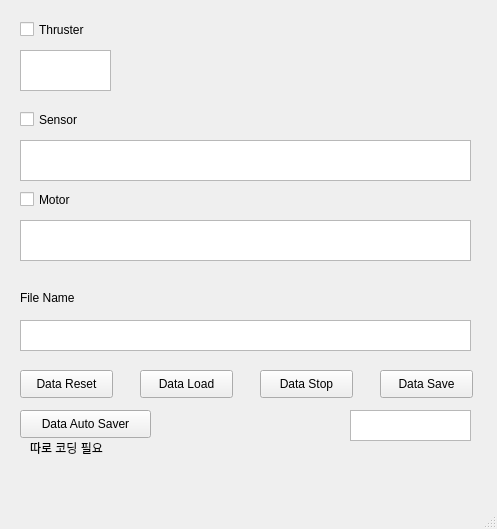
<?xml version="1.0" encoding="UTF-8"?>
<ui version="4.0">
 <class>MainWindow</class>
 <widget class="QMainWindow" name="MainWindow">
  <property name="geometry">
   <rect>
    <x>0</x>
    <y>0</y>
    <width>497</width>
    <height>529</height>
   </rect>
  </property>
  <property name="windowTitle">
   <string>MainWindow</string>
  </property>
  <widget class="QWidget" name="centralwidget">
   <widget class="QCheckBox" name="thruster_check">
    <property name="geometry">
     <rect>
      <x>20</x>
      <y>20</y>
      <width>96</width>
      <height>19</height>
     </rect>
    </property>
    <property name="text">
     <string>Thruster</string>
    </property>
   </widget>
   <widget class="QCheckBox" name="sensor_check">
    <property name="geometry">
     <rect>
      <x>20</x>
      <y>110</y>
      <width>96</width>
      <height>19</height>
     </rect>
    </property>
    <property name="text">
     <string>Sensor</string>
    </property>
   </widget>
   <widget class="QPushButton" name="data_reset">
    <property name="geometry">
     <rect>
      <x>20</x>
      <y>370</y>
      <width>93</width>
      <height>28</height>
     </rect>
    </property>
    <property name="text">
     <string>Data Reset</string>
    </property>
   </widget>
   <widget class="QPushButton" name="data_load">
    <property name="geometry">
     <rect>
      <x>140</x>
      <y>370</y>
      <width>93</width>
      <height>28</height>
     </rect>
    </property>
    <property name="text">
     <string>Data Load</string>
    </property>
   </widget>
   <widget class="QPushButton" name="data_stop">
    <property name="geometry">
     <rect>
      <x>260</x>
      <y>370</y>
      <width>93</width>
      <height>28</height>
     </rect>
    </property>
    <property name="text">
     <string>Data Stop</string>
    </property>
   </widget>
   <widget class="QPushButton" name="data_save">
    <property name="geometry">
     <rect>
      <x>380</x>
      <y>370</y>
      <width>93</width>
      <height>28</height>
     </rect>
    </property>
    <property name="text">
     <string>Data Save</string>
    </property>
   </widget>
   <widget class="QCheckBox" name="motor_check">
    <property name="geometry">
     <rect>
      <x>20</x>
      <y>190</y>
      <width>71</width>
      <height>19</height>
     </rect>
    </property>
    <property name="text">
     <string>Motor</string>
    </property>
   </widget>
   <widget class="QTextBrowser" name="motor_data">
    <property name="geometry">
     <rect>
      <x>20</x>
      <y>220</y>
      <width>451</width>
      <height>41</height>
     </rect>
    </property>
   </widget>
   <widget class="QTextBrowser" name="thruster_data">
    <property name="geometry">
     <rect>
      <x>20</x>
      <y>50</y>
      <width>91</width>
      <height>41</height>
     </rect>
    </property>
   </widget>
   <widget class="QTextBrowser" name="sensor_data">
    <property name="geometry">
     <rect>
      <x>20</x>
      <y>140</y>
      <width>451</width>
      <height>41</height>
     </rect>
    </property>
   </widget>
   <widget class="QPushButton" name="data_auto_saver">
    <property name="geometry">
     <rect>
      <x>20</x>
      <y>410</y>
      <width>131</width>
      <height>28</height>
     </rect>
    </property>
    <property name="text">
     <string>Data Auto Saver</string>
    </property>
   </widget>
   <widget class="QLabel" name="label">
    <property name="geometry">
     <rect>
      <x>30</x>
      <y>440</y>
      <width>111</width>
      <height>16</height>
     </rect>
    </property>
    <property name="text">
     <string>따로 코딩 필요</string>
    </property>
   </widget>
   <widget class="QTextBrowser" name="save_status">
    <property name="geometry">
     <rect>
      <x>350</x>
      <y>410</y>
      <width>121</width>
      <height>31</height>
     </rect>
    </property>
    <property name="html">
     <string>&lt;!DOCTYPE HTML PUBLIC &quot;-//W3C//DTD HTML 4.0//EN&quot; &quot;http://www.w3.org/TR/REC-html40/strict.dtd&quot;&gt;
&lt;html&gt;&lt;head&gt;&lt;meta name=&quot;qrichtext&quot; content=&quot;1&quot; /&gt;&lt;style type=&quot;text/css&quot;&gt;
p, li { white-space: pre-wrap; }
&lt;/style&gt;&lt;/head&gt;&lt;body style=&quot; font-family:'Gulim'; font-size:9pt; font-weight:400; font-style:normal;&quot;&gt;
&lt;p align=&quot;center&quot; style=&quot;-qt-paragraph-type:empty; margin-top:0px; margin-bottom:0px; margin-left:0px; margin-right:0px; -qt-block-indent:0; text-indent:0px;&quot;&gt;&lt;br /&gt;&lt;/p&gt;&lt;/body&gt;&lt;/html&gt;</string>
    </property>
   </widget>
   <widget class="QLabel" name="label_2">
    <property name="geometry">
     <rect>
      <x>20</x>
      <y>290</y>
      <width>111</width>
      <height>16</height>
     </rect>
    </property>
    <property name="text">
     <string>File Name</string>
    </property>
   </widget>
   <widget class="QTextEdit" name="file_name">
    <property name="geometry">
     <rect>
      <x>20</x>
      <y>320</y>
      <width>451</width>
      <height>31</height>
     </rect>
    </property>
   </widget>
  </widget>
  <widget class="QMenuBar" name="menubar">
   <property name="geometry">
    <rect>
     <x>0</x>
     <y>0</y>
     <width>497</width>
     <height>26</height>
    </rect>
   </property>
  </widget>
  <widget class="QStatusBar" name="statusbar"/>
 </widget>
 <resources/>
 <connections/>
</ui>
